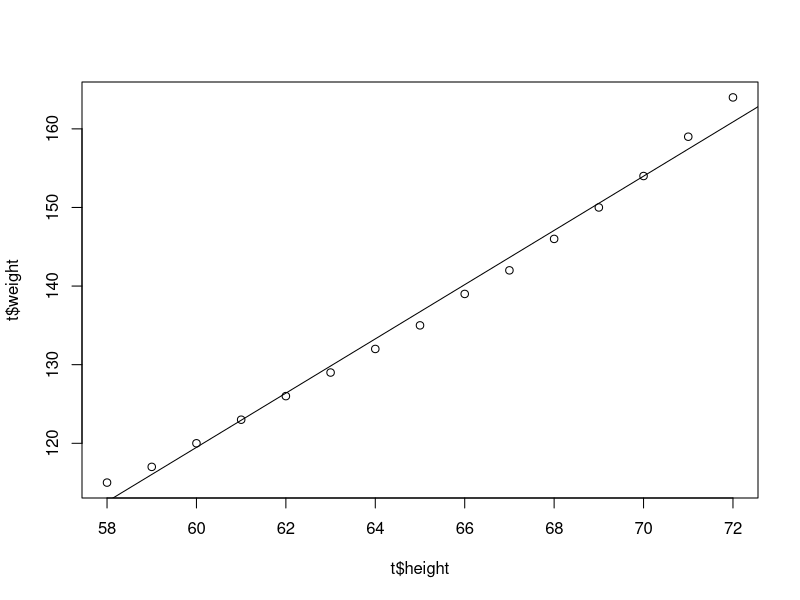
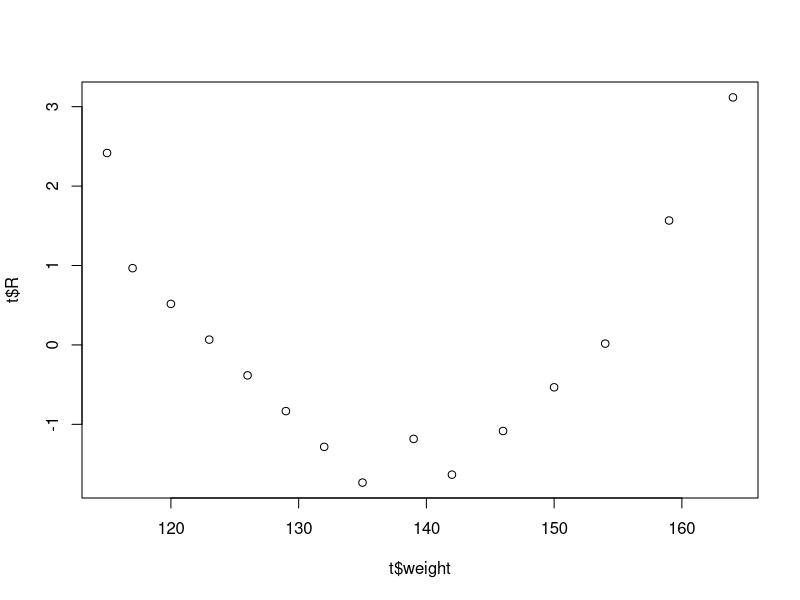
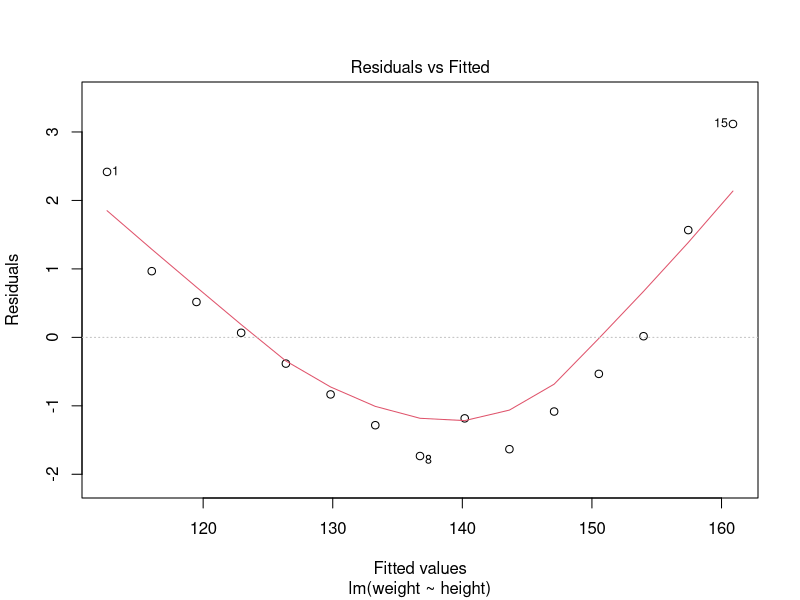
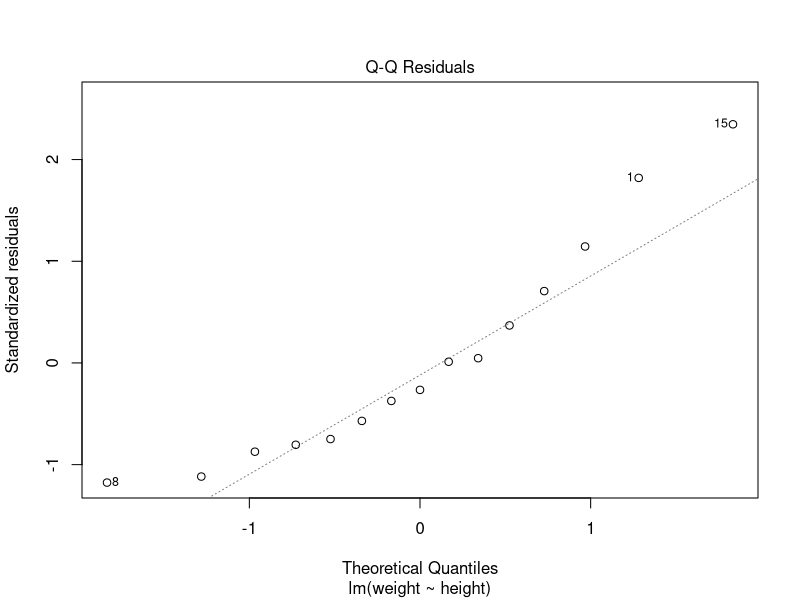
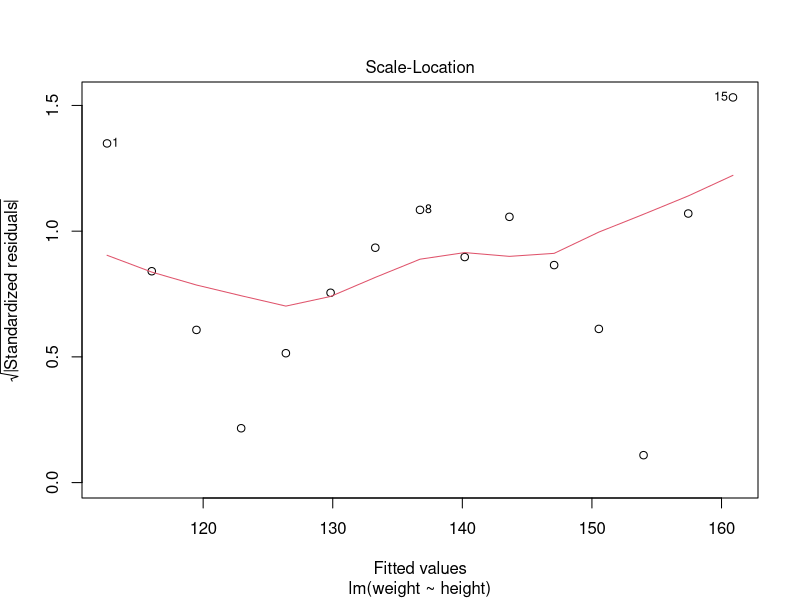
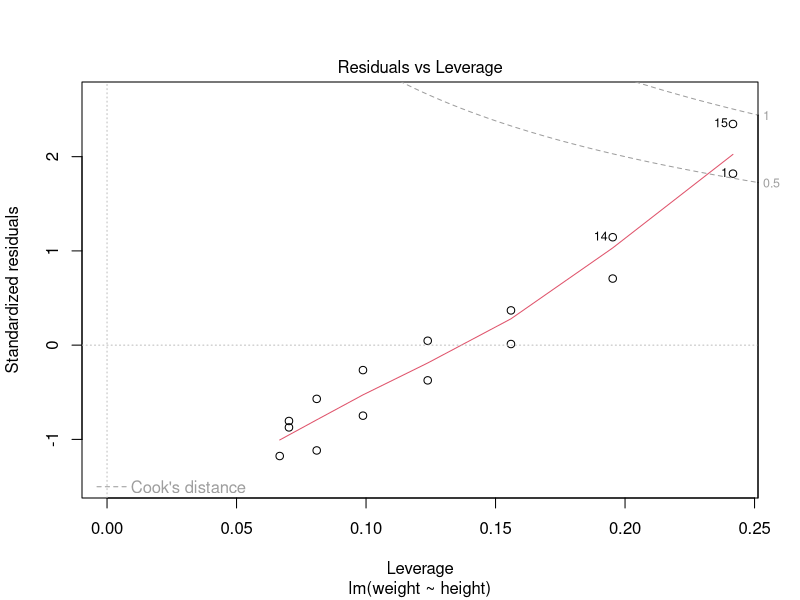

Generate these figures, in order, with R:
t = women
str(t)
m1 <- lm(weight~height,data=t)
summary(m1)
W = predict(m1)
W
t$W1 = W
t
t$R = t$weight - t$W1
t
plot(t$height,t$weight)
abline(m1)
plot(t$weight,t$R)
plot(m1)

